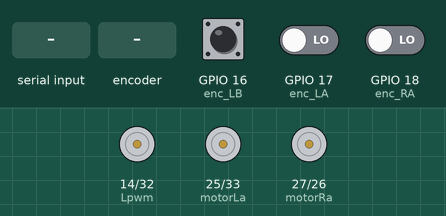
This sketch was run on a simulated ESP32. Parts: motor-driver pin pairs drawn as motors (green arrow = first pin HIGH = forward, orange = second pin HIGH = backward, longer = more drive). Inputs (shaded band) come from the test bench; at power-on: GPIO 16 (enc_LB) HIGH, GPIO 17 (enc_LA) LOW, GPIO 18 (enc_RA) LOW. What the sketch prints to the serial monitor is not drawn.

Above: at 1.2 s.
1.3 s: "1,90," received over Serial
4.3 s: "1,90,45," received over Serial
At 5.2 s:
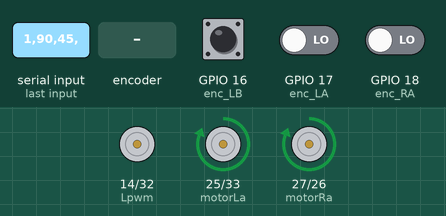
7.3 s: "2," received over Serial
8.8 s: "90,45,200," received over Serial
At 9.3 s:
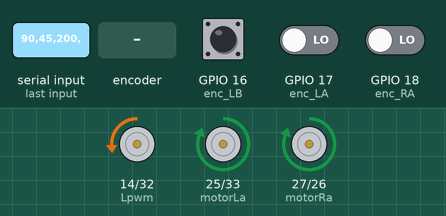
11.8 s: rotary encoder on GPIO 17 (enc_LA) / GPIO 5 (enc_RB) turned 1 step (first pin leading)
At 12.1 s:
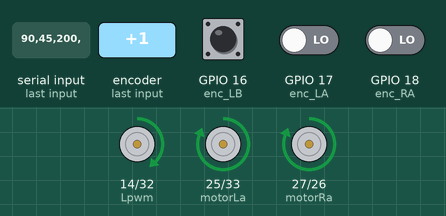
Timing chart, 0 to 14.5 s (numbered marks = the images above; inputs shaded):
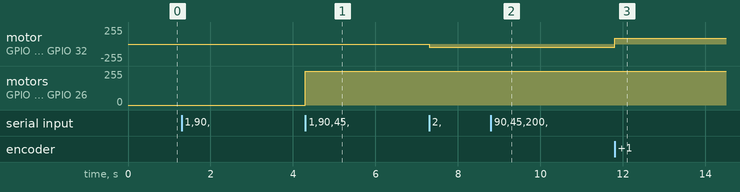

Measured:
- after the input at 8.8 s, motor on GPIO 14 (Lpwm) / GPIO 32 (Rpwm): stays backward 45/255 (without the input it goes to stopped after 2.5 s)

The sketch:

a_ticks_check.ino
```cpp
/*
  Author : Muhammad Luqman
  Date   : 16-9-2020

  - Check Encoder ticks with varying speed of robot PER REVOLUTION of Tyre
  - Input Through Serial Monitor

*/


#define motorRa 27
#define motorRb 26
#define motorLa 25
#define motorLb 33
#define Rpwm 32
#define Lpwm 14

// Defining Encoder Pins

#define enc_RA 18
#define enc_RB 5
#define enc_LA 17
#define enc_LB 16


// Global Variables -> to be used by different functions .
// const int = constant integer which means this is not a variable , it will not change through the code.

// GLobal Variables
  int g_ticks;
  int count_R = 0;                                  //For Encoders
  int count_L = 0;
  const int channel_R = 0;
  const int channel_L = 1;                          // For Pwm setup

void setup() {
  Serial.begin(115200);                             // starting Serial monitor at buad rate 115200 -> you can change it as-well
  setup_motors();

}

void loop() {
   if (Serial.available() > 0) {
     // in Serial , (1,300,200) = right motor,300 goal ticks , 200 Pwm value
     // in Serial , (2,350,200) = left motor ,350 goal ticks , 200 Pwm value
     // reset after one command as extra ticks are counted due to tyre inertia
    String first  = Serial.readStringUntil(',');
    String second = Serial.readStringUntil(',');
    String third  = Serial.readStringUntil('\0');
    // input in serial is string (CHAR)
    // Converting it into Integers
    int motor  =first.toInt();
    g_ticks=second.toInt();
    int pwm_val=third.toInt();

    if( motor == 1)
    {
    Serial.print(" Running RIGHT Motor");delay(2000);
    digitalWrite(motorLa,HIGH);
    digitalWrite(motorRa,HIGH);
    digitalWrite(motorLb,LOW);
    digitalWrite(motorRb,LOW);
    ledcWrite(channel_R , pwm_val);
    ledcWrite(channel_L , 0);

    }
    if( motor == 2){
    Serial.print(" Running LEFT Motor");delay(2000);
    digitalWrite(motorLa,HIGH);
    digitalWrite(motorRa,HIGH);
    digitalWrite(motorLb,LOW);
    digitalWrite(motorRb,LOW);
    ledcWrite(channel_R , 0);
    ledcWrite(channel_L , pwm_val);
    }
    }

    if(count_L > g_ticks){
      Serial.println("REACHED LEFT");stopp();count_L=0;
      }

      if(count_R > g_ticks){
      Serial.println("REACHED RIGHT");stopp();count_R=0;
      }
  Serial.print(count_L);Serial.print(" | ");Serial.println(count_R);
}


// all motor setup with encoders
void setup_motors(){
  const int freq = 5000;
  const int res = 8;

  // direction for motor pinout defination
  pinMode(motorLa, OUTPUT);
  pinMode(motorLb, OUTPUT);
  pinMode(motorRa, OUTPUT);
  pinMode(motorRb, OUTPUT);
  // Pwm functionality setup
  ledcSetup(channel_R ,freq , res);
  ledcSetup(channel_L ,freq , res);
  ledcAttachPin(Rpwm,channel_R);
  ledcAttachPin(Lpwm,channel_L);

  // encoder pinout defination
  pinMode(enc_RA,INPUT);
  pinMode(enc_RB,INPUT);
  pinMode(enc_LA,INPUT);
  pinMode(enc_LB,INPUT);
  // Interrupt connection to gpio pins and defining interrupt case
  attachInterrupt(digitalPinToInterrupt(enc_RA),Update_encR,CHANGE);
  attachInterrupt(digitalPinToInterrupt(enc_LA),Update_encL,CHANGE);

}
// Encoders-Interrupt callback functions

void Update_encR(){ // no extra stuff here like Serial Print -> causes Guru meditation error
   if (digitalRead(enc_RA) == digitalRead(enc_RB)) count_R--;
    else count_R++;

}

void Update_encL(){
 if (digitalRead(enc_LA) == digitalRead(enc_LB)) count_L--;
  else count_L++;

}

// function to disable the motors of robot
void stopp(){
  ledcWrite(channel_R , 0);                             // giving each motor 0 dutycycle value
  ledcWrite(channel_L , 0);
}

// function to enable the motors of robot
void start(){
  digitalWrite(motorLa,HIGH);
  digitalWrite(motorRa,HIGH);
  digitalWrite(motorLb,LOW);
  digitalWrite(motorRb,LOW);
  ledcWrite(channel_R , 150);                             // giving each motor 150 dutycycle resolution
  ledcWrite(channel_L , 150);
}
```
